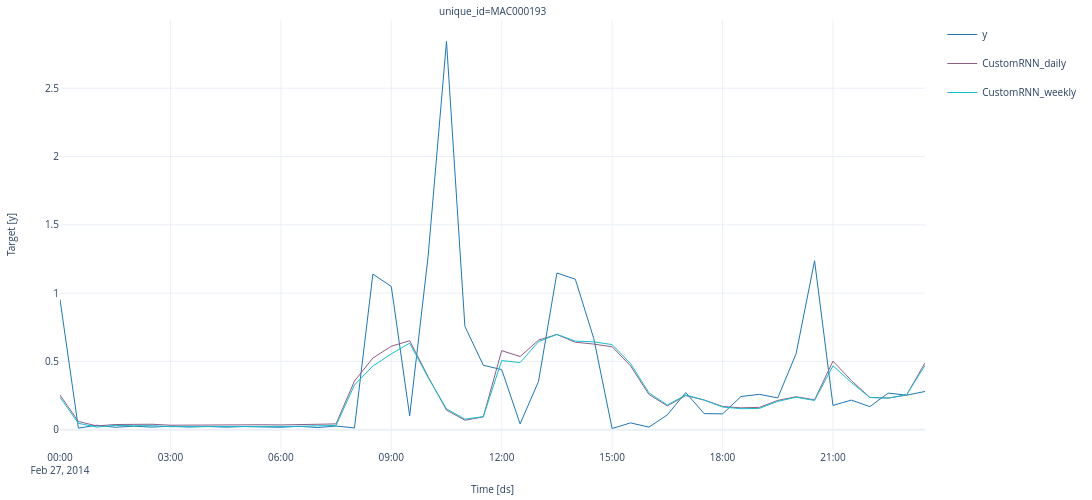

Notebook code cell kept with this figure:
### Code cell
fig = plot_series(y_hat, y_hat)
fig.show()

evaluate(
    y_hat,
    metrics=metrics,
    train_df=data.select([id_, time_, target_]),
)
